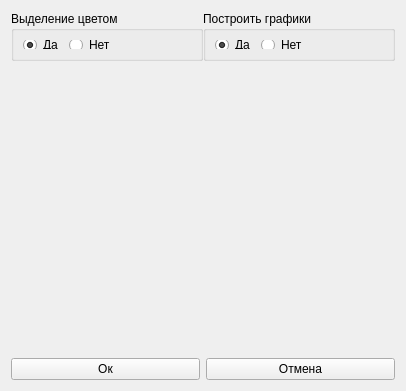
<?xml version="1.0" encoding="UTF-8"?>
<ui version="4.0">
 <class>SelectForExportForm</class>
 <widget class="QWidget" name="SelectForExportForm">
  <property name="geometry">
   <rect>
    <x>0</x>
    <y>0</y>
    <width>406</width>
    <height>391</height>
   </rect>
  </property>
  <property name="windowTitle">
   <string>Выберите решения для экспорта</string>
  </property>
  <property name="windowIcon">
   <iconset resource="icons.qrc">
    <normaloff>:/icons/Logo-resized.png</normaloff>:/icons/Logo-resized.png</iconset>
  </property>
  <layout class="QGridLayout" name="gridLayout_2">
   <item row="1" column="0">
    <layout class="QGridLayout" name="gridLayout">
     <item row="1" column="0">
      <layout class="QVBoxLayout" name="ListLayout"/>
     </item>
    </layout>
   </item>
   <item row="3" column="0">
    <layout class="QHBoxLayout" name="horizontalLayout">
     <property name="spacing">
      <number>6</number>
     </property>
     <item>
      <widget class="QPushButton" name="OkButton">
       <property name="text">
        <string>Ок</string>
       </property>
      </widget>
     </item>
     <item>
      <widget class="QPushButton" name="CancelButton">
       <property name="text">
        <string>Отмена</string>
       </property>
      </widget>
     </item>
    </layout>
   </item>
   <item row="2" column="0">
    <spacer name="verticalSpacer">
     <property name="orientation">
      <enum>Qt::Vertical</enum>
     </property>
     <property name="sizeType">
      <enum>QSizePolicy::Expanding</enum>
     </property>
     <property name="sizeHint" stdset="0">
      <size>
       <width>20</width>
       <height>40</height>
      </size>
     </property>
    </spacer>
   </item>
   <item row="0" column="0">
    <widget class="QWidget" name="widget" native="true">
     <property name="minimumSize">
      <size>
       <width>0</width>
       <height>50</height>
      </size>
     </property>
     <property name="maximumSize">
      <size>
       <width>16777215</width>
       <height>50</height>
      </size>
     </property>
     <layout class="QHBoxLayout" name="horizontalLayout_2">
      <property name="spacing">
       <number>0</number>
      </property>
      <property name="leftMargin">
       <number>0</number>
      </property>
      <property name="topMargin">
       <number>0</number>
      </property>
      <property name="rightMargin">
       <number>0</number>
      </property>
      <property name="bottomMargin">
       <number>0</number>
      </property>
      <item>
       <widget class="QGroupBox" name="groupBox">
        <property name="title">
         <string>Выделение цветом</string>
        </property>
        <layout class="QHBoxLayout" name="horizontalLayout_3">
         <item>
          <widget class="QRadioButton" name="PaintOnRadioButton">
           <property name="text">
            <string>Да</string>
           </property>
           <property name="checked">
            <bool>true</bool>
           </property>
          </widget>
         </item>
         <item>
          <widget class="QRadioButton" name="PaintOffRadioButton">
           <property name="text">
            <string>Нет</string>
           </property>
          </widget>
         </item>
         <item>
          <spacer name="horizontalSpacer">
           <property name="orientation">
            <enum>Qt::Horizontal</enum>
           </property>
           <property name="sizeHint" stdset="0">
            <size>
             <width>40</width>
             <height>20</height>
            </size>
           </property>
          </spacer>
         </item>
        </layout>
       </widget>
      </item>
      <item>
       <widget class="QGroupBox" name="groupBox_2">
        <property name="title">
         <string>Построить графики</string>
        </property>
        <layout class="QHBoxLayout" name="horizontalLayout_4">
         <item>
          <widget class="QRadioButton" name="BuildChartOnRadioButton">
           <property name="text">
            <string>Да</string>
           </property>
           <property name="checked">
            <bool>true</bool>
           </property>
          </widget>
         </item>
         <item>
          <widget class="QRadioButton" name="BuildChartOffRadioButton">
           <property name="text">
            <string>Нет</string>
           </property>
          </widget>
         </item>
         <item>
          <spacer name="horizontalSpacer_2">
           <property name="orientation">
            <enum>Qt::Horizontal</enum>
           </property>
           <property name="sizeHint" stdset="0">
            <size>
             <width>40</width>
             <height>20</height>
            </size>
           </property>
          </spacer>
         </item>
        </layout>
       </widget>
      </item>
     </layout>
    </widget>
   </item>
  </layout>
 </widget>
 <resources>
  <include location="icons.qrc"/>
 </resources>
 <connections/>
</ui>
